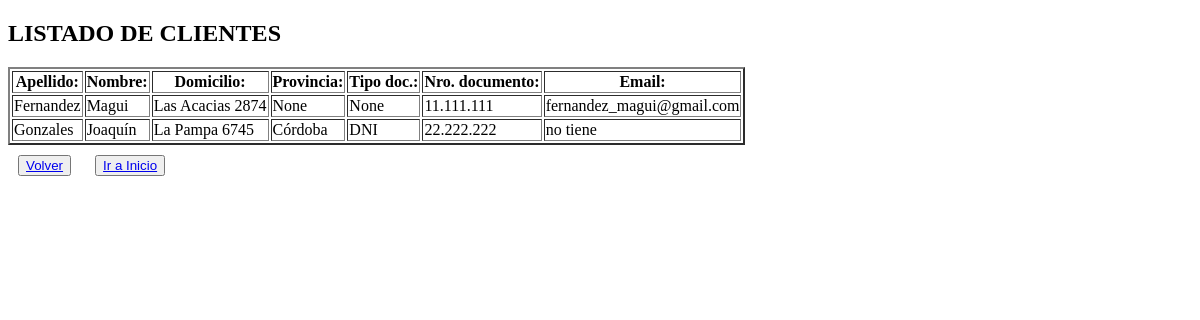
The app's page /cliente/cliente/list/, older data.
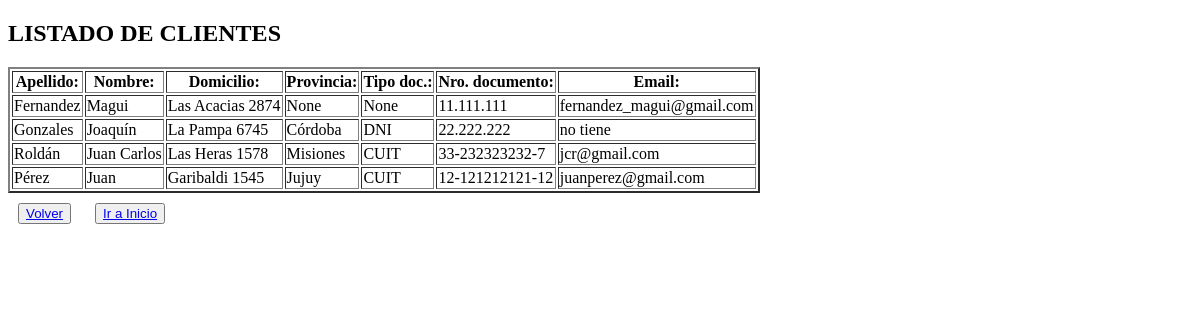
The same page, newer data.
### apps/cliente/models.py (models this page shows, shortened)
class Cliente(models.Model):
    nombre = models.CharField(max_length=100)
    apellido = models.CharField(max_length=100)
    email = models.CharField(max_length=150)
    domicilio = models.CharField(max_length=200)
    provincia_id = models.ForeignKey(Provincia, null=True, blank=True, on_delete=models.SET_NULL)
    condicion_iva_id = models.ForeignKey(Condicion_iva, null=True, blank=True, on_delete=models.SET_NULL)
    tipo_documento_id = models.ForeignKey(Tipo_documento, null=True, blank=True, on_delete=models.SET_NULL)
    nro_documento = models.CharField(max_length=100)

class Provincia(models.Model):
    nombre_provincia = models.CharField(max_length=100)
    def __str__(self):
        return self.nombre_provincia

class Tipo_documento(models.Model):
    tipo_documento = models.CharField(max_length=20)
    def __str__(self):
        return self.tipo_documento

### apps/cliente/views.py (the view)
# urls.py: path("cliente/list/", views.cliente_list, name="cliente_list"),
def cliente_list(request):
    consulta = models.Cliente.objects.all()
    contexto = {"listado_clientes": consulta}
    return render(request, "cliente/cliente_list.html", contexto)

### apps/cliente/templates/cliente/cliente_list.html (shortened to what this page needs)
{% extends 'core/base.html' %}
{% block contenido %}
<h2>
    LISTADO DE CLIENTES
</h2>
<table border="2">
    <thead>
       <th>Apellido:</th>
        <th>Nombre:</th>
        <th>Domicilio:</th>
        <th>Provincia:</th>
        <th>Tipo doc.:</th>
        <th>Nro. documento:</th>
        <th>Email:</th>
    </thead>
    <tbody>
        {% for variable_cliente in listado_clientes  %}
            <tr>
                <td> {{ variable_cliente.apellido }} </td>
                <td> {{ variable_cliente.nombre }} </td>
                <td> {{ variable_cliente.domicilio }} </td>
                <td> {{ variable_cliente.provincia_id }} </td>
                <td> {{ variable_cliente.tipo_documento_id }} </td>
                <td> {{ variable_cliente.nro_documento }} </td>
                <td> {{ variable_cliente.email }} </td>
            </tr>
        {% endfor %}
    </tbody>
</table>
<button><a href="{% url 'cliente:index' %}">Volver</a></button>
<button><a href="{% url 'core:index' %}">Ir a Inicio</a></button>
{% endblock contenido %}

Row changes from the older to the newer data that the page shows:
added Cliente: apellido "Roldán", nombre "Juan Carlos", domicilio "Las Heras 1578", provincia_id "Misiones", tipo_documento_id "CUIT", nro_documento "33-232323232-7", email "jcr@gmail.com"
added Cliente: apellido "Pérez", nombre "Juan", domicilio "Garibaldi 1545", provincia_id "Jujuy", tipo_documento_id "CUIT", nro_documento "12-121212121-12", email "juanperez@gmail.com"
